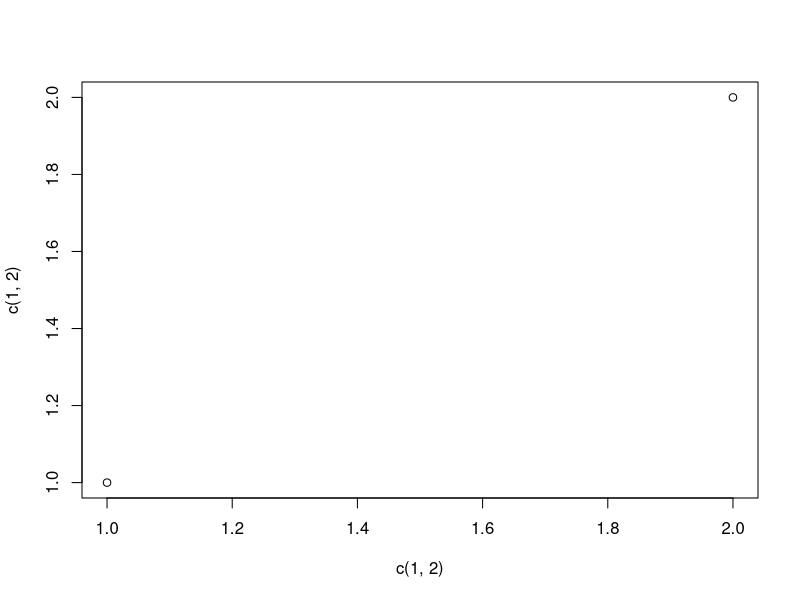
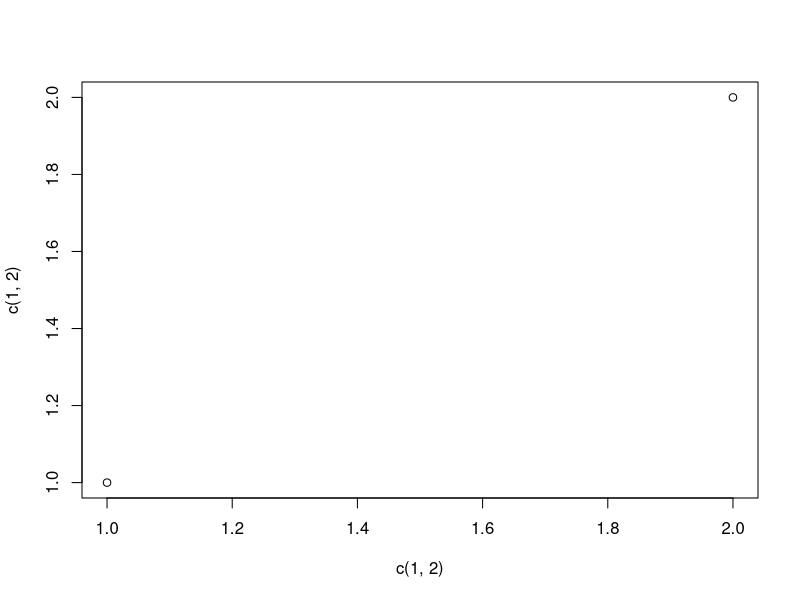

Here is the R script that generated these plots, in order:
## ---- chunk 1

library(survival)
library(knitr)
library(kableExtra)
library(dplyr)


pbc <- survival::pbc
pbcseq <- survival::pbcseq
## ---- chunk 2
1+1
## ---- chunk 3
plot(x=c(1, 2),
     y=c(1, 2))
## ---- chunk 4
jpeg("example.jpg", height=300, quality= 99)
plot(x=c(1, 2),
     y=c(1, 2))
dev.off()     
## ---- chunk 5
knitr::kable(data.frame(a=c(1,2),
  b=c(3,4)))
